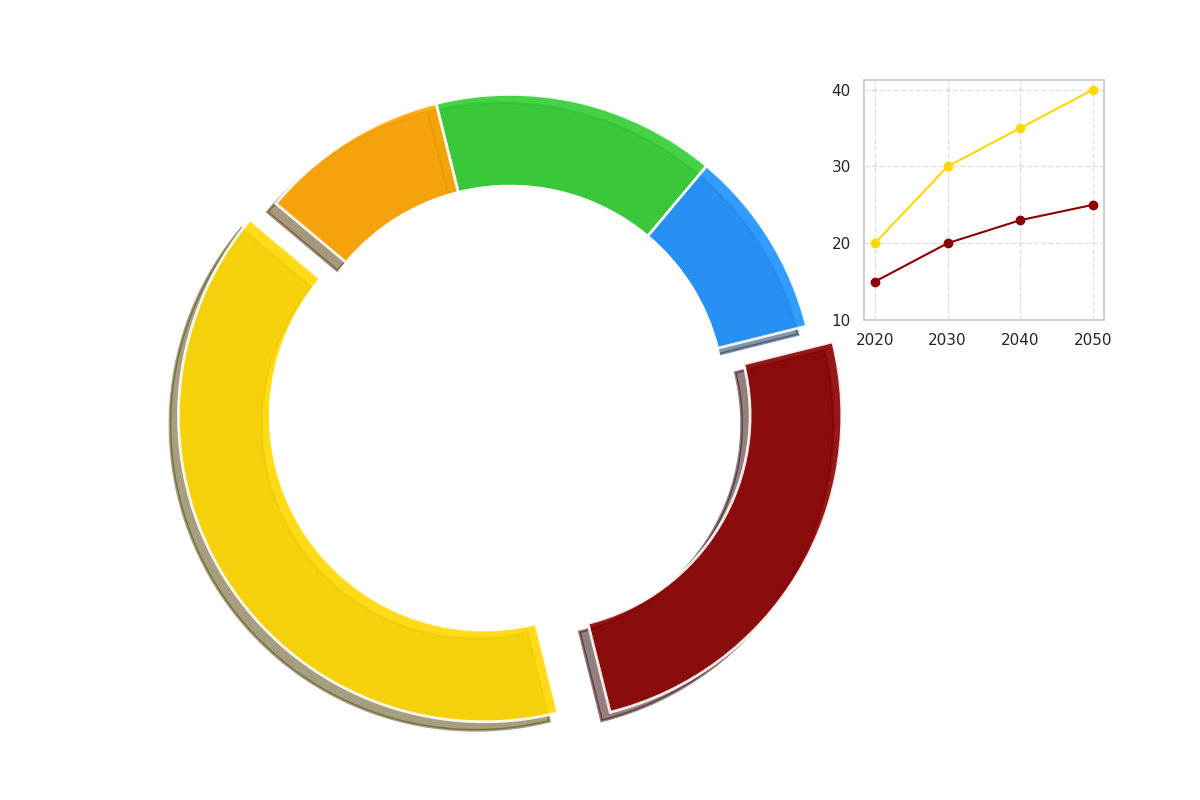

Recreate this plot in Python.
import matplotlib.pyplot as plt
import numpy as np

percentages = [40, 25, 10, 15, 10]
colors = ['#FFD700', '#8B0000', '#1E90FF', '#32CD32', '#FFA500']
explode = (0.1, 0.1, 0, 0, 0)

fig, ax = plt.subplots(figsize=(12, 8), subplot_kw=dict(aspect="equal"))

# Plot donut chart without textual elements
wedges, *_ = ax.pie(
    percentages, 
    colors=colors, 
    startangle=140, 
    pctdistance=0.85,
    explode=explode,
    wedgeprops=dict(width=0.3, edgecolor='w', linewidth=2, alpha=0.9),
    shadow=True
)

centre_circle = plt.Circle((0, 0), 0.70, fc='white', edgecolor='white', linewidth=1.5)
ax.add_artist(centre_circle)

# Inset plot without textual elements
ax_inset = fig.add_axes([0.72, 0.6, 0.2, 0.3])
years = [2020, 2030, 2040, 2050]
solar_trend = [20, 30, 35, 40]
nuclear_trend = [15, 20, 23, 25]
ax_inset.plot(years, solar_trend, color='#FFD700', marker='o')
ax_inset.plot(years, nuclear_trend, color='#8B0000', marker='o')
ax_inset.set_xticks(years)
ax_inset.set_yticks([10, 20, 30, 40])
ax_inset.grid(True, linestyle='--', alpha=0.6)

plt.tight_layout(rect=[0, 0, 0.85, 1])

plt.show()
